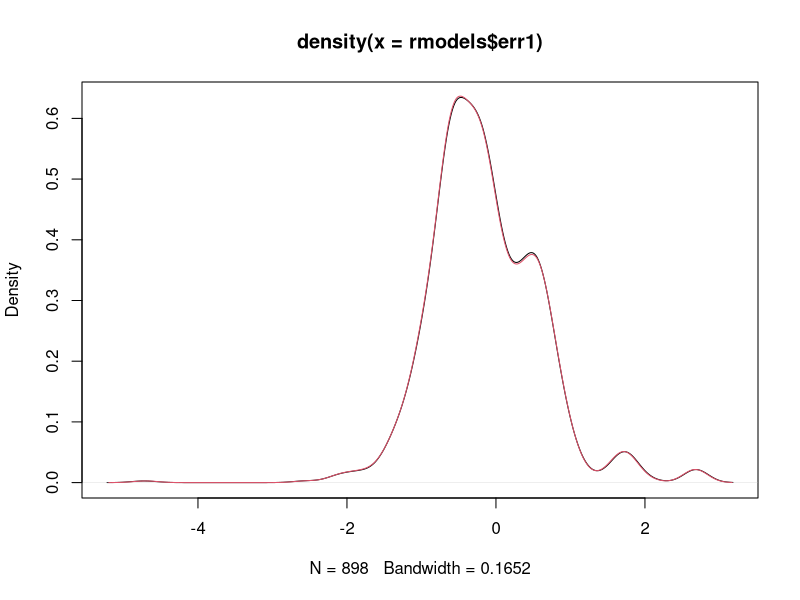
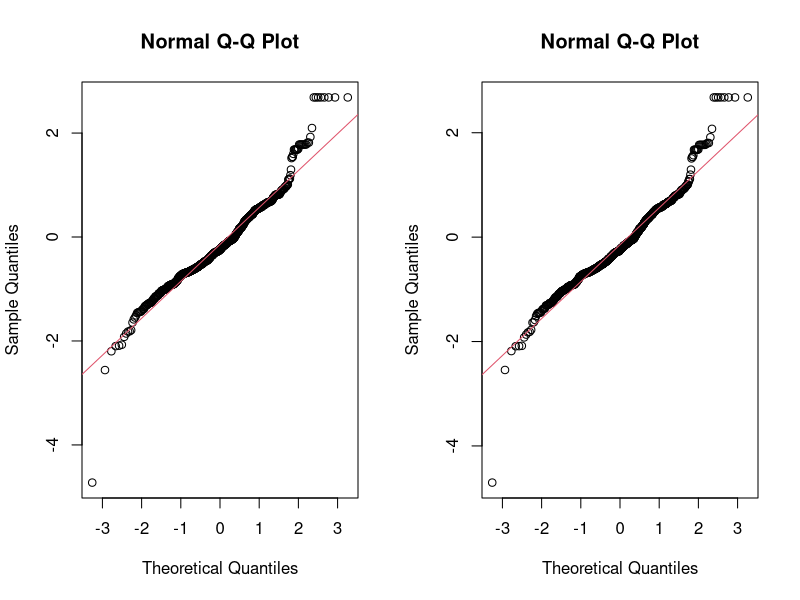

Write the R code that produced these figures, in order.
## ---- chunk 1
knitr::opts_chunk$set(echo = TRUE)
# setwd("./S-5")
## ---- chunk 2
rmodels <- read.table(file = "rmodels.txt", stringsAsFactors = F, header = T)

plot(density(rmodels$err1))
lines(density(rmodels$err2), col=2)
## ---- chunk 3
par(mfrow=c(1,2))
qqnorm(rmodels$err1)
qqline(rmodels$err1, col=2)
qqnorm(rmodels$err2)
qqline(rmodels$err2, col=2)

shapiro.test(rmodels$err1)
shapiro.test(rmodels$err2)
shapiro.test(rmodels$err2 - rmodels$err1)
## ---- chunk 4
# type your code here
## ---- chunk 5
library(exactRankTests)
# type your code here
## ---- chunk 6
# type your code here
